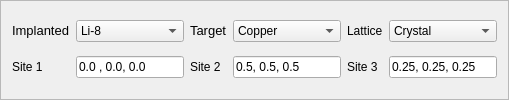
        <widget class="QFrame" name="frame_4">
         <property name="sizePolicy">
          <sizepolicy hsizetype="Preferred" vsizetype="Fixed">
           <horstretch>0</horstretch>
           <verstretch>0</verstretch>
          </sizepolicy>
         </property>
         <property name="frameShape">
          <enum>QFrame::StyledPanel</enum>
         </property>
         <property name="frameShadow">
          <enum>QFrame::Raised</enum>
         </property>
         <layout class="QGridLayout" name="gridLayout_2">
          <item row="0" column="0">
           <widget class="QLabel" name="label_15">
            <property name="toolTip">
             <string>&lt;html&gt;&lt;head/&gt;&lt;body&gt;&lt;p&gt;&lt;span style=&quot; font-family:'Wine Courier';&quot;&gt;Implanted: &lt;/span&gt;&lt;/p&gt;&lt;p&gt;&lt;span style=&quot; font-family:'Wine Courier';&quot;&gt;//http://easyspin.org/documentation/isotopetable.html&lt;/span&gt;&lt;/p&gt;&lt;p&gt;&lt;span style=&quot; font-family:'Wine Courier';&quot;&gt;//http://bnmr.triumf.ca/?file=Introduction&lt;/span&gt;&lt;/p&gt;&lt;p&gt;&lt;span style=&quot; font-family:'Wine Courier';&quot;&gt;//To verify these, check vanVleck.py in dir src/tab.simulations/&lt;/span&gt;&lt;/p&gt;&lt;p&gt;&lt;span style=&quot; font-family:'Wine Courier';&quot;&gt;case 0: gamma_i = 6301500.; break; //Li-8&lt;/span&gt;&lt;/p&gt;&lt;p&gt;&lt;span style=&quot; font-family:'Wine Courier';&quot;&gt;case 1: gamma_i = 135534200;break; //muon&lt;/span&gt;&lt;/p&gt;&lt;p&gt;&lt;span style=&quot; font-family:'Wine Courier';&quot;&gt;case 2: gamma_i = 22000000; break; //Be-11&lt;/span&gt;&lt;/p&gt;&lt;p&gt;&lt;span style=&quot; font-family:'Wine Courier';&quot;&gt;case 3: gamma_i = 267520607.23; break; //protons&lt;/span&gt;&lt;/p&gt;&lt;p&gt;&lt;span style=&quot; font-family:'Wine Courier';&quot;&gt;case 4: gamma_i = 74483671.04; break; //Boron&lt;/span&gt;&lt;/p&gt;&lt;p&gt;&lt;span style=&quot; font-family:'Wine Courier';&quot;&gt;case 5: gamma_i = 72554195.19; break; //Cu&lt;/span&gt;&lt;/p&gt;&lt;p&gt;&lt;span style=&quot; font-family:'Wine Courier';&quot;&gt;case 6: gamma_i = 65672092.30; break; //Niobium&lt;/span&gt;&lt;/p&gt;&lt;p&gt;&lt;span style=&quot; font-family:'Wine Courier';&quot;&gt;case 7: gamma_i = 69762364.01; break; //Aluminium&lt;/span&gt;&lt;/p&gt;&lt;p&gt;&lt;span style=&quot; font-family:'Wine Courier';&quot;&gt;case 8: gamma_i =-11662405.13; break; //Silver&lt;/span&gt;&lt;/p&gt;&lt;p&gt;&lt;span style=&quot; font-family:'Wine Courier';&quot;&gt;case 9: gamma_i = 4653561.24; break; //Gold&lt;/span&gt;&lt;/p&gt;&lt;/body&gt;&lt;/html&gt;</string>
            </property>
            <property name="text">
             <string>&lt;!DOCTYPE HTML PUBLIC &quot;-//W3C//DTD HTML 4.0//EN&quot; &quot;http://www.w3.org/TR/REC-html40/strict.dtd&quot;&gt;
&lt;html&gt;&lt;head&gt;&lt;meta name=&quot;qrichtext&quot; content=&quot;1&quot; /&gt;&lt;style type=&quot;text/css&quot;&gt;
p, li { white-space: pre-wrap; }
&lt;/style&gt;&lt;/head&gt;&lt;body style=&quot; font-family:'Ubuntu'; font-size:11pt; font-weight:400; font-style:normal;&quot;&gt;
&lt;table border=&quot;0&quot; style=&quot;-qt-table-type: root; margin-top:4px; margin-bottom:4px; margin-left:4px; margin-right:4px;&quot;&gt;
&lt;tr&gt;
&lt;td style=&quot;border: none;&quot;&gt;
&lt;p style=&quot; margin-top:0px; margin-bottom:0px; margin-left:0px; margin-right:0px; -qt-block-indent:0; text-indent:0px;&quot;&gt;&lt;span style=&quot; font-family:'Wine Courier'; font-size:10pt;&quot;&gt;Implanted&lt;/span&gt;&lt;/p&gt;&lt;/td&gt;&lt;/tr&gt;&lt;/table&gt;&lt;/body&gt;&lt;/html&gt;</string>
            </property>
           </widget>
          </item>
          <item row="0" column="1">
           <widget class="QComboBox" name="Vleck_comboBox_implanted">
            <property name="toolTip">
             <string/>
            </property>
            <item>
             <property name="text">
              <string>Li-8</string>
             </property>
            </item>
            <item>
             <property name="text">
              <string>Muon</string>
             </property>
            </item>
            <item>
             <property name="text">
              <string>Be-11</string>
             </property>
            </item>
            <item>
             <property name="text">
              <string>Proton</string>
             </property>
            </item>
            <item>
             <property name="text">
              <string>B</string>
             </property>
            </item>
            <item>
             <property name="text">
              <string>Cu</string>
             </property>
            </item>
            <item>
             <property name="text">
              <string>Nb</string>
             </property>
            </item>
            <item>
             <property name="text">
              <string>Al</string>
             </property>
            </item>
            <item>
             <property name="text">
              <string>Ag</string>
             </property>
            </item>
            <item>
             <property name="text">
              <string>Au</string>
             </property>
            </item>
           </widget>
          </item>
          <item row="0" column="2">
           <widget class="QLabel" name="label_13">
            <property name="toolTip">
             <string>&lt;!DOCTYPE HTML PUBLIC &quot;-//W3C//DTD HTML 4.0//EN&quot; &quot;http://www.w3.org/TR/REC-html40/strict.dtd&quot;&gt;
&lt;html&gt;&lt;head&gt;&lt;meta name=&quot;qrichtext&quot; content=&quot;1&quot; /&gt;&lt;style type=&quot;text/css&quot;&gt;
p, li { white-space: pre-wrap; }
&lt;/style&gt;&lt;/head&gt;&lt;body style=&quot; font-family:'Sans Serif'; font-size:9pt; font-weight:400; font-style:normal;&quot;&gt;
&lt;p style=&quot; margin-top:12px; margin-bottom:12px; margin-left:0px; margin-right:0px; -qt-block-indent:0; text-indent:0px;&quot;&gt;&lt;span style=&quot; font-family:'Wine Courier'; font-size:10pt; font-weight:600; text-decoration: underline;&quot;&gt;Lattice to implant in:&lt;/span&gt;&lt;/p&gt;
&lt;p style=&quot; margin-top:12px; margin-bottom:12px; margin-left:0px; margin-right:0px; -qt-block-indent:0; text-indent:0px;&quot;&gt;&lt;span style=&quot; font-family:'Wine Courier'; font-size:10pt;&quot;&gt;    case 0:  lattice_str = 1; gamma_l = 72554195.19;  lattice_ct =3.6149; s=1.5;break;//&amp;lt;Copper&amp;gt;&lt;/span&gt;&lt;/p&gt;
&lt;p style=&quot; margin-top:0px; margin-bottom:0px; margin-left:0px; margin-right:0px; -qt-block-indent:0; text-indent:0px;&quot;&gt;&lt;span style=&quot; font-family:'Wine Courier'; font-size:10pt;&quot;&gt;    case 1:  lattice_str = 2; gamma_l = 65672092.30;  lattice_ct =3.3004; s=4.5;break;//&amp;lt;Niobium&amp;gt;&lt;/span&gt;&lt;/p&gt;
&lt;p style=&quot; margin-top:0px; margin-bottom:0px; margin-left:0px; margin-right:0px; -qt-block-indent:0; text-indent:0px;&quot;&gt;&lt;span style=&quot; font-family:'Wine Courier'; font-size:10pt;&quot;&gt;    case 2:  lattice_str = 1; gamma_l = 69762364.01;  lattice_ct =4.0495; s=2.5;break;//&amp;lt;Aluminum&amp;gt;&lt;/span&gt;&lt;/p&gt;
&lt;p style=&quot; margin-top:0px; margin-bottom:0px; margin-left:0px; margin-right:0px; -qt-block-indent:0; text-indent:0px;&quot;&gt;&lt;span style=&quot; font-family:'Wine Courier'; font-size:10pt;&quot;&gt;    case 3:  lattice_str = 1; gamma_l =-11662405.13;  lattice_ct =4.0853; s=0.5;break;//&amp;lt;Silver&amp;gt;&lt;/span&gt;&lt;/p&gt;
&lt;p style=&quot; margin-top:0px; margin-bottom:0px; margin-left:0px; margin-right:0px; -qt-block-indent:0; text-indent:0px;&quot;&gt;&lt;span style=&quot; font-family:'Wine Courier'; font-size:10pt;&quot;&gt;    case 4:  lattice_str = 1; gamma_l = 4653561.24;   lattice_ct =4.0782; s=1.5;break;//&amp;lt;Gold&amp;gt;&lt;/span&gt;&lt;/p&gt;
&lt;p style=&quot; margin-top:0px; margin-bottom:0px; margin-left:0px; margin-right:0px; -qt-block-indent:0; text-indent:0px;&quot;&gt;&lt;span style=&quot; font-family:'Wine Courier'; font-size:10pt;&quot;&gt;    case 5:  lattice_str = 1; gamma_l = 58382643.32;  lattice_ct =3.9242; s=0.5;break;//Pt!!&lt;/span&gt;&lt;/p&gt;
&lt;p style=&quot; margin-top:0px; margin-bottom:0px; margin-left:0px; margin-right:0px; -qt-block-indent:0; text-indent:0px;&quot;&gt;&lt;span style=&quot; font-family:'Wine Courier'; font-size:10pt;&quot;&gt;    case 6:  lattice_str = 1; gamma_l =-12308727.91;  lattice_ct =3.890;  s=2.5;break;//Pd!!&lt;/span&gt;&lt;/p&gt;
&lt;p style=&quot; margin-top:0px; margin-bottom:0px; margin-left:0px; margin-right:0px; -qt-block-indent:0; text-indent:0px;&quot;&gt;&lt;span style=&quot; font-family:'Wine Courier'; font-size:10pt;&quot;&gt;    case 7:  lattice_str = 1; gamma_l = 56759998.56;  lattice_ct =4.9508; s=0.5;break;//Lead!!&lt;/span&gt;&lt;/p&gt;
&lt;p style=&quot; margin-top:12px; margin-bottom:12px; margin-left:0px; margin-right:0px; -qt-block-indent:0; text-indent:0px;&quot;&gt;&lt;span style=&quot; font-family:'Courier New,courier'; font-size:12pt; font-weight:600; text-decoration: underline;&quot;&gt;Lattice_str:&lt;/span&gt;&lt;/p&gt;
&lt;p style=&quot; margin-top:12px; margin-bottom:12px; margin-left:0px; margin-right:0px; -qt-block-indent:0; text-indent:0px;&quot;&gt;&lt;span style=&quot; font-family:'Wine Courier';&quot;&gt;case 0:x1=1; y1= 0; z1=0; x2=0; y2= 1; z2= 0; x3= 0; y3 = 0; z3=1; break;/*** sc ***/ &lt;/span&gt;&lt;/p&gt;
&lt;p style=&quot; margin-top:12px; margin-bottom:12px; margin-left:0px; margin-right:0px; -qt-block-indent:0; text-indent:0px;&quot;&gt;&lt;span style=&quot; font-family:'Wine Courier';&quot;&gt;case 1:x1=0.5; y1= 0.5; z1=0.0; x2=0.5; y2= 0.0; z2= 0.5; x3= 0.0;y3 = 0.5; z3= 0.5;break;/*** fcc ***/ &lt;/span&gt;&lt;/p&gt;
&lt;p style=&quot; margin-top:12px; margin-bottom:12px; margin-left:0px; margin-right:0px; -qt-block-indent:0; text-indent:0px;&quot;&gt;&lt;span style=&quot; font-family:'Wine Courier';&quot;&gt;case 2:x1=0.5; y1= 0.5; z1=-0.5; x2=-0.5;y2= 0.5; z2= 0.5; x3= 0.5;y3 = -0.5;z3= 0.5;break;/*** bcc ***/ &lt;/span&gt;&lt;/p&gt;
&lt;p style=&quot; margin-top:12px; margin-bottom:12px; margin-left:0px; margin-right:0px; -qt-block-indent:0; text-indent:0px;&quot;&gt;&lt;span style=&quot; font-family:'Wine Courier';&quot;&gt;case 3:x1=0.5; y1= 0.5; z1=-0.5; x2=-0.5;y2= 0.5; z2= 0.5; x3= 0.5;y3 = -0.5;z3= 0.5;break;/**Diamond!!*/ &lt;/span&gt;&lt;/p&gt;
&lt;p style=&quot; margin-top:12px; margin-bottom:12px; margin-left:0px; margin-right:0px; -qt-block-indent:0; text-indent:0px;&quot;&gt;&lt;span style=&quot; font-family:'Wine Courier';&quot;&gt;case 4:x1=0.5; y1= 0.5; z1=-0.5; x2=-0.5;y2= 0.5; z2= 0.5; x3= 0.5;y3 = -0.5;z3= 0.5;break;/*SaltRock!!*/&lt;/span&gt;&lt;/p&gt;
&lt;p style=&quot;-qt-paragraph-type:empty; margin-top:0px; margin-bottom:0px; margin-left:0px; margin-right:0px; -qt-block-indent:0; text-indent:0px; font-family:'Wine Courier';&quot;&gt;&lt;br /&gt;&lt;/p&gt;&lt;/body&gt;&lt;/html&gt;</string>
            </property>
            <property name="text">
             <string>&lt;!DOCTYPE HTML PUBLIC &quot;-//W3C//DTD HTML 4.0//EN&quot; &quot;http://www.w3.org/TR/REC-html40/strict.dtd&quot;&gt;
&lt;html&gt;&lt;head&gt;&lt;meta name=&quot;qrichtext&quot; content=&quot;1&quot; /&gt;&lt;style type=&quot;text/css&quot;&gt;
p, li { white-space: pre-wrap; }
&lt;/style&gt;&lt;/head&gt;&lt;body style=&quot; font-family:'Ubuntu'; font-size:11pt; font-weight:400; font-style:normal;&quot;&gt;
&lt;table border=&quot;0&quot; style=&quot;-qt-table-type: root; margin-top:4px; margin-bottom:4px; margin-left:4px; margin-right:4px;&quot;&gt;
&lt;tr&gt;
&lt;td style=&quot;border: none;&quot;&gt;
&lt;p style=&quot; margin-top:0px; margin-bottom:0px; margin-left:0px; margin-right:0px; -qt-block-indent:0; text-indent:0px;&quot;&gt;&lt;span style=&quot; font-family:'Wine Courier'; font-size:10pt;&quot;&gt;Target&lt;/span&gt;&lt;/p&gt;&lt;/td&gt;&lt;/tr&gt;&lt;/table&gt;&lt;/body&gt;&lt;/html&gt;</string>
            </property>
           </widget>
          </item>
          <item row="0" column="3">
           <widget class="QComboBox" name="Vleck_comboBox_lattice">
            <property name="toolTip">
             <string/>
            </property>
            <property name="currentIndex">
             <number>0</number>
            </property>
            <item>
             <property name="text">
              <string>Copper</string>
             </property>
            </item>
            <item>
             <property name="text">
              <string>Niobium</string>
             </property>
            </item>
            <item>
             <property name="text">
              <string>Aluminum</string>
             </property>
            </item>
            <item>
             <property name="text">
              <string>Silver</string>
             </property>
            </item>
            <item>
             <property name="text">
              <string>Gold</string>
             </property>
            </item>
            <item>
             <property name="text">
              <string>Platinum</string>
             </property>
            </item>
            <item>
             <property name="text">
              <string>Palladium</string>
             </property>
            </item>
            <item>
             <property name="text">
              <string>Lead</string>
             </property>
            </item>
           </widget>
          </item>
          <item row="0" column="4">
           <widget class="QLabel" name="label_21">
            <property name="toolTip">
             <string>&lt;html&gt;&lt;head/&gt;&lt;body&gt;&lt;p&gt;Crystal: shows an angle dependence.&lt;/p&gt;&lt;p&gt;Powder: averages over the angle.&lt;/p&gt;&lt;/body&gt;&lt;/html&gt;</string>
            </property>
            <property name="text">
             <string>&lt;html&gt;&lt;head/&gt;&lt;body&gt;&lt;p&gt;Lattice&lt;/p&gt;&lt;/body&gt;&lt;/html&gt;</string>
            </property>
           </widget>
          </item>
          <item row="0" column="5">
           <widget class="QComboBox" name="Vleck_comboBox_latticetype">
            <property name="toolTip">
             <string/>
            </property>
            <property name="currentIndex">
             <number>0</number>
            </property>
            <item>
             <property name="text">
              <string>Crystal</string>
             </property>
            </item>
            <item>
             <property name="text">
              <string>Powder</string>
             </property>
            </item>
           </widget>
          </item>
          <item row="1" column="0">
           <widget class="QLabel" name="label">
            <property name="text">
             <string>Site 1</string>
            </property>
           </widget>
          </item>
          <item row="1" column="1">
           <widget class="QLineEdit" name="Vleck_lineEdit_site1">
            <property name="text">
             <string>0.0 , 0.0, 0.0</string>
            </property>
           </widget>
          </item>
          <item row="1" column="2">
           <widget class="QLabel" name="label_4">
            <property name="text">
             <string>Site 2</string>
            </property>
           </widget>
          </item>
          <item row="1" column="3">
           <widget class="QLineEdit" name="Vleck_lineEdit_site2">
            <property name="text">
             <string>0.5, 0.5, 0.5</string>
            </property>
           </widget>
          </item>
          <item row="1" column="4">
           <widget class="QLabel" name="label_2">
            <property name="text">
             <string>Site 3</string>
            </property>
           </widget>
          </item>
          <item row="1" column="5">
           <widget class="QLineEdit" name="Vleck_lineEdit_site3">
            <property name="text">
             <string>0.25, 0.25, 0.25</string>
            </property>
           </widget>
          </item>
         </layout>
        </widget>
